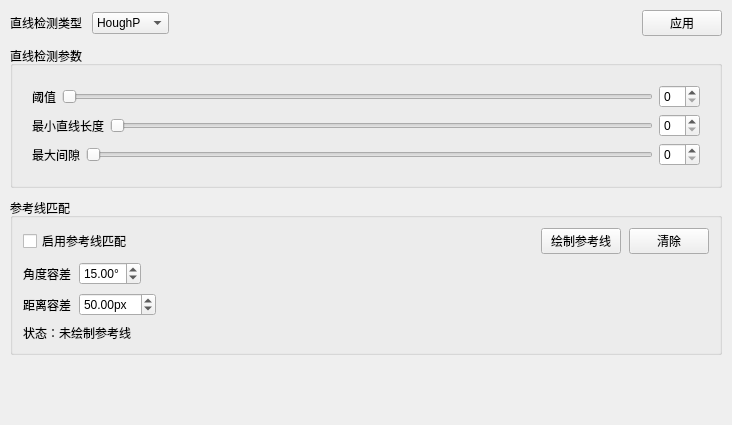
<?xml version="1.0" encoding="UTF-8"?>
<ui version="4.0">
 <class>LineTabForm</class>
 <widget class="QWidget" name="LineTabForm">
  <property name="geometry">
   <rect>
    <x>0</x>
    <y>0</y>
    <width>732</width>
    <height>425</height>
   </rect>
  </property>
  <property name="windowTitle">
   <string>Form</string>
  </property>
  <layout class="QVBoxLayout" name="mainLayout">
   <property name="spacing">
    <number>10</number>
   </property>
   <property name="leftMargin">
    <number>10</number>
   </property>
   <property name="topMargin">
    <number>10</number>
   </property>
   <property name="rightMargin">
    <number>10</number>
   </property>
   <property name="bottomMargin">
    <number>10</number>
   </property>
   <item>
    <layout class="QHBoxLayout" name="horizontalLayout_top">
     <item>
      <widget class="QLabel" name="label_38">
       <property name="text">
        <string>直线检测类型</string>
       </property>
      </widget>
     </item>
     <item>
      <widget class="QComboBox" name="comboBox_lineAlgorithm">
       <item>
        <property name="text">
         <string>HoughP</string>
        </property>
       </item>
       <item>
        <property name="text">
         <string>LSD</string>
        </property>
       </item>
       <item>
        <property name="text">
         <string>EDLines</string>
        </property>
       </item>
      </widget>
     </item>
     <item>
      <spacer name="horizontalSpacer_top">
       <property name="orientation">
        <enum>Qt::Orientation::Horizontal</enum>
       </property>
       <property name="sizeHint" stdset="0">
        <size>
         <width>40</width>
         <height>20</height>
        </size>
       </property>
      </spacer>
     </item>
     <item>
      <widget class="QPushButton" name="btn_applyLineDetecter">
       <property name="text">
        <string>应用</string>
       </property>
      </widget>
     </item>
    </layout>
   </item>
   <item>
    <widget class="QGroupBox" name="groupBox_lineDetect">
     <property name="title">
      <string>直线检测参数</string>
     </property>
     <layout class="QVBoxLayout" name="verticalLayout_lineDetect">
      <property name="spacing">
       <number>8</number>
      </property>
      <item>
       <widget class="QStackedWidget" name="stackedWidget_LineDetect">
        <property name="currentIndex">
         <number>1</number>
        </property>
        <widget class="QWidget" name="None"/>
        <widget class="QWidget" name="HoughP">
         <layout class="QVBoxLayout" name="verticalLayout_houghp">
          <property name="spacing">
           <number>6</number>
          </property>
          <property name="leftMargin">
           <number>10</number>
          </property>
          <property name="topMargin">
           <number>10</number>
          </property>
          <property name="rightMargin">
           <number>10</number>
          </property>
          <property name="bottomMargin">
           <number>10</number>
          </property>
          <item>
           <layout class="QHBoxLayout" name="horizontalLayout_threshold">
            <item>
             <widget class="QLabel" name="label_39">
              <property name="text">
               <string>阈值</string>
              </property>
             </widget>
            </item>
            <item>
             <widget class="QSlider" name="Slider_HoughPThreshold">
              <property name="orientation">
               <enum>Qt::Orientation::Horizontal</enum>
              </property>
             </widget>
            </item>
            <item>
             <widget class="QSpinBox" name="SpinBox_HoughPThreshold"/>
            </item>
           </layout>
          </item>
          <item>
           <layout class="QHBoxLayout" name="horizontalLayout_minLength">
            <item>
             <widget class="QLabel" name="label_40">
              <property name="text">
               <string>最小直线长度</string>
              </property>
             </widget>
            </item>
            <item>
             <widget class="QSlider" name="Slider_HoughPMinLineLength">
              <property name="orientation">
               <enum>Qt::Orientation::Horizontal</enum>
              </property>
             </widget>
            </item>
            <item>
             <widget class="QSpinBox" name="SpinBox_HoughPMinLineLength"/>
            </item>
           </layout>
          </item>
          <item>
           <layout class="QHBoxLayout" name="horizontalLayout_maxGap">
            <item>
             <widget class="QLabel" name="label_41">
              <property name="text">
               <string>最大间隙</string>
              </property>
             </widget>
            </item>
            <item>
             <widget class="QSlider" name="Slider_HoughPMaxLineGap">
              <property name="orientation">
               <enum>Qt::Orientation::Horizontal</enum>
              </property>
             </widget>
            </item>
            <item>
             <widget class="QSpinBox" name="SpinBox_HoughPMaxLineGap"/>
            </item>
           </layout>
          </item>
         </layout>
        </widget>
       </widget>
      </item>
     </layout>
    </widget>
   </item>
   <item>
    <widget class="QGroupBox" name="groupBox_referenceLine">
     <property name="title">
      <string>参考线匹配</string>
     </property>
     <layout class="QVBoxLayout" name="verticalLayout_refLine">
      <property name="spacing">
       <number>8</number>
      </property>
      <property name="leftMargin">
       <number>10</number>
      </property>
      <property name="topMargin">
       <number>10</number>
      </property>
      <property name="rightMargin">
       <number>10</number>
      </property>
      <property name="bottomMargin">
       <number>10</number>
      </property>
      <item>
       <layout class="QHBoxLayout" name="horizontalLayout_refButtons">
        <item>
         <widget class="QCheckBox" name="chk_enableReferenceLine">
          <property name="text">
           <string>启用参考线匹配</string>
          </property>
         </widget>
        </item>
        <item>
         <spacer name="horizontalSpacer_ref1">
          <property name="orientation">
           <enum>Qt::Orientation::Horizontal</enum>
          </property>
          <property name="sizeHint" stdset="0">
           <size>
            <width>40</width>
            <height>20</height>
           </size>
          </property>
         </spacer>
        </item>
        <item>
         <widget class="QPushButton" name="btn_drawReferenceLine">
          <property name="text">
           <string>绘制参考线</string>
          </property>
         </widget>
        </item>
        <item>
         <widget class="QPushButton" name="btn_clearReferenceLine">
          <property name="text">
           <string>清除</string>
          </property>
         </widget>
        </item>
       </layout>
      </item>
      <item>
       <layout class="QHBoxLayout" name="horizontalLayout_angle">
        <item>
         <widget class="QLabel" name="label_angleThreshold">
          <property name="text">
           <string>角度容差</string>
          </property>
         </widget>
        </item>
        <item>
         <widget class="QDoubleSpinBox" name="spin_angleThreshold">
          <property name="suffix">
           <string>°</string>
          </property>
          <property name="minimum">
           <double>0.000000000000000</double>
          </property>
          <property name="maximum">
           <double>90.000000000000000</double>
          </property>
          <property name="singleStep">
           <double>1.000000000000000</double>
          </property>
          <property name="value">
           <double>15.000000000000000</double>
          </property>
         </widget>
        </item>
        <item>
         <spacer name="horizontalSpacer_angle">
          <property name="orientation">
           <enum>Qt::Orientation::Horizontal</enum>
          </property>
          <property name="sizeHint" stdset="0">
           <size>
            <width>40</width>
            <height>20</height>
           </size>
          </property>
         </spacer>
        </item>
       </layout>
      </item>
      <item>
       <layout class="QHBoxLayout" name="horizontalLayout_distance">
        <item>
         <widget class="QLabel" name="label_distanceThreshold">
          <property name="text">
           <string>距离容差</string>
          </property>
         </widget>
        </item>
        <item>
         <widget class="QDoubleSpinBox" name="spin_distanceThreshold">
          <property name="suffix">
           <string>px</string>
          </property>
          <property name="minimum">
           <double>0.000000000000000</double>
          </property>
          <property name="maximum">
           <double>500.000000000000000</double>
          </property>
          <property name="singleStep">
           <double>1.000000000000000</double>
          </property>
          <property name="value">
           <double>50.000000000000000</double>
          </property>
         </widget>
        </item>
        <item>
         <spacer name="horizontalSpacer_distance">
          <property name="orientation">
           <enum>Qt::Orientation::Horizontal</enum>
          </property>
          <property name="sizeHint" stdset="0">
           <size>
            <width>40</width>
            <height>20</height>
           </size>
          </property>
         </spacer>
        </item>
       </layout>
      </item>
      <item>
       <widget class="QLabel" name="label_referenceLineStatus">
        <property name="text">
         <string>状态：未绘制参考线</string>
        </property>
        <property name="wordWrap">
         <bool>true</bool>
        </property>
       </widget>
      </item>
     </layout>
    </widget>
   </item>
   <item>
    <spacer name="verticalSpacer_bottom">
     <property name="orientation">
      <enum>Qt::Orientation::Vertical</enum>
     </property>
     <property name="sizeHint" stdset="0">
      <size>
       <width>20</width>
       <height>40</height>
      </size>
     </property>
    </spacer>
   </item>
  </layout>
 </widget>
 <resources/>
 <connections/>
</ui>
